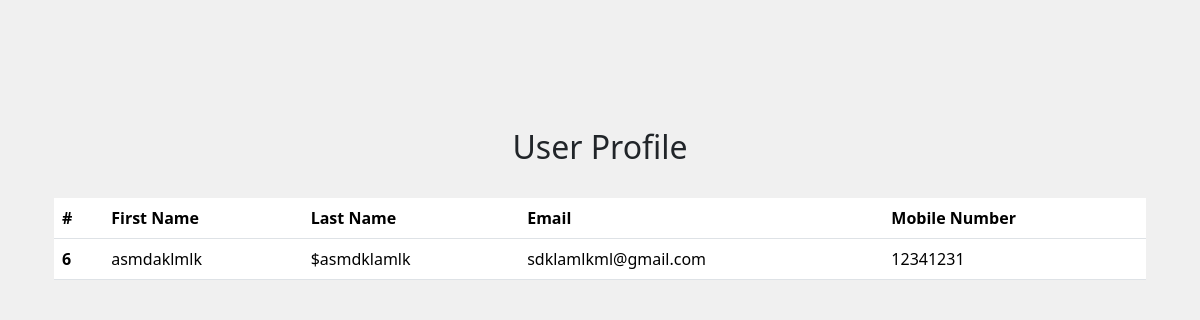
The app's page /user/profile/ (signed in) with its own data.
### hotel/models.py (models this page shows)
class User(AbstractUser):
   first_name = models.CharField(max_length=60,null=True)
   last_name = models.CharField(max_length=60,null=True)
   email = models.CharField(max_length=60,null=True)

### hotel/views.py (the view)
# urls.py: path('user/profile/',views.user_profile,name='user_profile'),
def user_profile(request):
    return render(request, 'user_profile.html')

### hotel/templates/user_profile.html
{% extends 'base.html' %}
{% block content %}
<div class="container mt-5">
    <h2 class="text-center">User Profile</h2>
    <br>
    <table class="table">
        <thead>
            <tr>
                <th scope="col">#</th>
                <th scope="col">First Name</th>
                <th scope="col">Last Name</th>
                <th scope="col">Email</th>
              <th scope="col">Mobile Number</th>
            </tr>
        </thead>
        <tbody>
            <tr>
                <th scope="row">{{ request.user.pk }}</th>
                <td>{{ request.user.first_name }}</td>
                <td>${{ request.user.last_name }}</td>
              <td>{{ request.user.email }}</td>
              <td>{{ request.user.username }}</td>
            </tr>
        </tbody>
    </table>
</div>
{% endblock %}

### hotel/templates/base.html (style rules this page uses)
body { padding-top: 80px; background-color:rgb(240,240,240); }

### records on screen
User: user.pk "6", user.first_name "asmdaklmlk", user.last_name "asmdklamlk", user.email "sdklamlkml@gmail.com", user.username "12341231"
